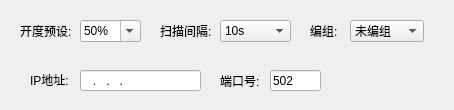
<?xml version="1.0" encoding="UTF-8"?>
<ui version="4.0">
 <class>CMoteTestDialog</class>
 <widget class="QDialog" name="CMoteTestDialog">
  <property name="geometry">
   <rect>
    <x>0</x>
    <y>0</y>
    <width>454</width>
    <height>110</height>
   </rect>
  </property>
  <property name="windowTitle">
   <string>Dialog</string>
  </property>
  <widget class="QLabel" name="label_group">
   <property name="geometry">
    <rect>
     <x>310</x>
     <y>20</y>
     <width>41</width>
     <height>21</height>
    </rect>
   </property>
   <property name="text">
    <string>编组:</string>
   </property>
  </widget>
  <widget class="QLabel" name="label_open">
   <property name="geometry">
    <rect>
     <x>20</x>
     <y>20</y>
     <width>61</width>
     <height>21</height>
    </rect>
   </property>
   <property name="text">
    <string>开度预设:</string>
   </property>
  </widget>
  <widget class="QLineEdit" name="lineEdit_ip">
   <property name="geometry">
    <rect>
     <x>80</x>
     <y>70</y>
     <width>121</width>
     <height>21</height>
    </rect>
   </property>
   <property name="inputMask">
    <string>000.000.000.000; </string>
   </property>
   <property name="text">
    <string>...</string>
   </property>
  </widget>
  <widget class="QComboBox" name="comboBox_group">
   <property name="geometry">
    <rect>
     <x>350</x>
     <y>20</y>
     <width>74</width>
     <height>22</height>
    </rect>
   </property>
   <property name="editable">
    <bool>false</bool>
   </property>
   <property name="modelColumn">
    <number>0</number>
   </property>
   <item>
    <property name="text">
     <string>未编组</string>
    </property>
   </item>
   <item>
    <property name="text">
     <string>编组1</string>
    </property>
   </item>
   <item>
    <property name="text">
     <string>编组2</string>
    </property>
   </item>
   <item>
    <property name="text">
     <string>编组3</string>
    </property>
   </item>
   <item>
    <property name="text">
     <string>编组4</string>
    </property>
   </item>
   <item>
    <property name="text">
     <string>编组5</string>
    </property>
   </item>
  </widget>
  <widget class="QComboBox" name="comboBox_open">
   <property name="geometry">
    <rect>
     <x>80</x>
     <y>20</y>
     <width>61</width>
     <height>22</height>
    </rect>
   </property>
   <property name="editable">
    <bool>true</bool>
   </property>
   <property name="currentIndex">
    <number>5</number>
   </property>
   <item>
    <property name="text">
     <string>0%</string>
    </property>
   </item>
   <item>
    <property name="text">
     <string>10%</string>
    </property>
   </item>
   <item>
    <property name="text">
     <string>20%</string>
    </property>
   </item>
   <item>
    <property name="text">
     <string>30%</string>
    </property>
   </item>
   <item>
    <property name="text">
     <string>40%</string>
    </property>
   </item>
   <item>
    <property name="text">
     <string>50%</string>
    </property>
   </item>
   <item>
    <property name="text">
     <string>60%</string>
    </property>
   </item>
   <item>
    <property name="text">
     <string>70%</string>
    </property>
   </item>
   <item>
    <property name="text">
     <string>80%</string>
    </property>
   </item>
   <item>
    <property name="text">
     <string>90%</string>
    </property>
   </item>
   <item>
    <property name="text">
     <string>100%</string>
    </property>
   </item>
  </widget>
  <widget class="QLabel" name="label_port">
   <property name="geometry">
    <rect>
     <x>220</x>
     <y>70</y>
     <width>54</width>
     <height>21</height>
    </rect>
   </property>
   <property name="text">
    <string>端口号:</string>
   </property>
  </widget>
  <widget class="QLabel" name="label_ip">
   <property name="geometry">
    <rect>
     <x>30</x>
     <y>70</y>
     <width>41</width>
     <height>20</height>
    </rect>
   </property>
   <property name="text">
    <string>IP地址:</string>
   </property>
  </widget>
  <widget class="QLineEdit" name="lineEdit_port_1">
   <property name="geometry">
    <rect>
     <x>270</x>
     <y>70</y>
     <width>51</width>
     <height>21</height>
    </rect>
   </property>
   <property name="text">
    <string>502</string>
   </property>
  </widget>
  <widget class="QLabel" name="label_interval">
   <property name="geometry">
    <rect>
     <x>160</x>
     <y>20</y>
     <width>54</width>
     <height>21</height>
    </rect>
   </property>
   <property name="text">
    <string>扫描间隔:</string>
   </property>
  </widget>
  <widget class="QComboBox" name="comboBox">
   <property name="geometry">
    <rect>
     <x>220</x>
     <y>20</y>
     <width>71</width>
     <height>22</height>
    </rect>
   </property>
   <property name="currentIndex">
    <number>2</number>
   </property>
   <item>
    <property name="text">
     <string>1s</string>
    </property>
   </item>
   <item>
    <property name="text">
     <string>5s</string>
    </property>
   </item>
   <item>
    <property name="text">
     <string>10s</string>
    </property>
   </item>
   <item>
    <property name="text">
     <string>30s</string>
    </property>
   </item>
   <item>
    <property name="text">
     <string>1min</string>
    </property>
   </item>
   <item>
    <property name="text">
     <string>5min</string>
    </property>
   </item>
   <item>
    <property name="text">
     <string>10min</string>
    </property>
   </item>
  </widget>
 </widget>
 <tabstops>
  <tabstop>comboBox_open</tabstop>
  <tabstop>comboBox</tabstop>
  <tabstop>comboBox_group</tabstop>
  <tabstop>lineEdit_ip</tabstop>
  <tabstop>lineEdit_port_1</tabstop>
 </tabstops>
 <resources/>
 <connections/>
</ui>
